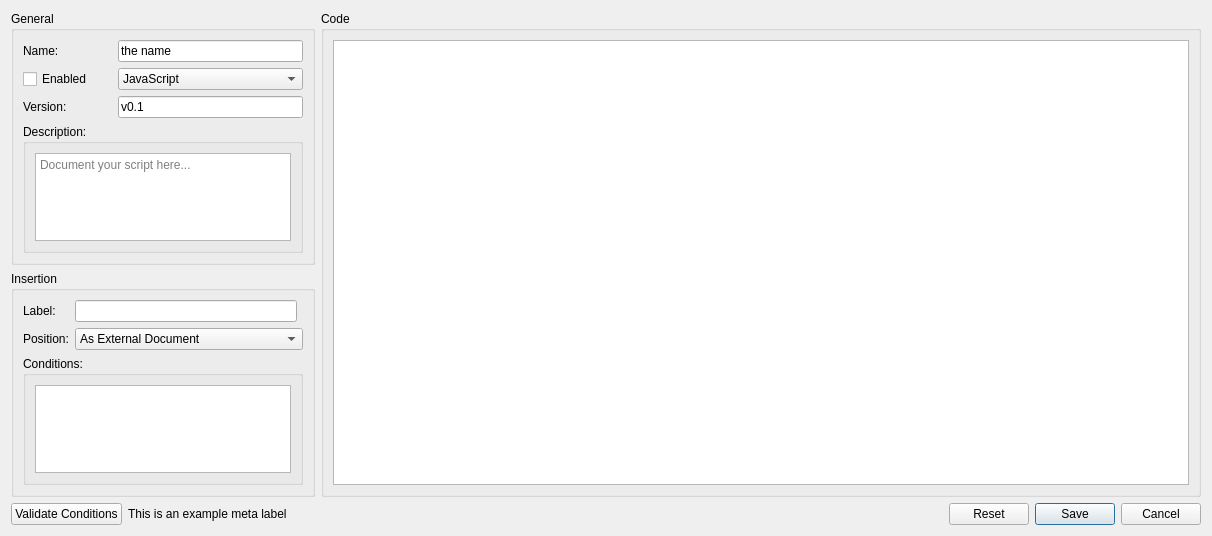
<?xml version="1.0" encoding="UTF-8"?>
<ui version="4.0">
 <class>ScriptConfig</class>
 <widget class="QWidget" name="ScriptConfig">
  <property name="geometry">
   <rect>
    <x>0</x>
    <y>0</y>
    <width>1212</width>
    <height>536</height>
   </rect>
  </property>
  <property name="windowTitle">
   <string>Form</string>
  </property>
  <layout class="QGridLayout" name="gridLayout_2">
   <item row="4" column="0">
    <widget class="QPushButton" name="validateButton">
     <property name="sizePolicy">
      <sizepolicy hsizetype="Fixed" vsizetype="Fixed">
       <horstretch>0</horstretch>
       <verstretch>0</verstretch>
      </sizepolicy>
     </property>
     <property name="text">
      <string>Validate Conditions</string>
     </property>
    </widget>
   </item>
   <item row="1" column="0" colspan="3">
    <widget class="QGroupBox" name="scriptConditions">
     <property name="toolTip">
      <string>&lt;html&gt;&lt;head/&gt;&lt;body&gt;&lt;p&gt;&lt;br/&gt;&lt;/p&gt;&lt;/body&gt;&lt;/html&gt;</string>
     </property>
     <property name="title">
      <string>Insertion</string>
     </property>
     <layout class="QGridLayout" name="gridLayout_3">
      <item row="4" column="1" rowspan="2" colspan="3">
       <widget class="QGroupBox" name="conditionsGroupBox">
        <property name="title">
         <string>Conditions:</string>
        </property>
        <property name="flat">
         <bool>true</bool>
        </property>
        <layout class="QGridLayout" name="gridLayout_5">
         <item row="0" column="0">
          <widget class="QPlainTextEdit" name="conditionsTextEdit">
           <property name="plainText">
            <string/>
           </property>
           <property name="placeholderText">
            <string>This field governs the insertion of the script into the template. It must contain valid JSON.</string>
           </property>
          </widget>
         </item>
        </layout>
       </widget>
      </item>
      <item row="1" column="2" colspan="2">
       <widget class="QComboBox" name="positionComboBox">
        <item>
         <property name="text">
          <string>As External Document</string>
         </property>
        </item>
        <item>
         <property name="text">
          <string>Document Head</string>
         </property>
        </item>
        <item>
         <property name="text">
          <string>Document Body</string>
         </property>
        </item>
        <item>
         <property name="text">
          <string>Into Template</string>
         </property>
        </item>
       </widget>
      </item>
      <item row="1" column="1">
       <widget class="QLabel" name="positionLabel">
        <property name="text">
         <string>Position:</string>
        </property>
       </widget>
      </item>
      <item row="0" column="1">
       <widget class="QLabel" name="labelLabel">
        <property name="text">
         <string>Label:</string>
        </property>
       </widget>
      </item>
      <item row="0" column="2">
       <widget class="QLineEdit" name="labelLineEdit"/>
      </item>
     </layout>
    </widget>
   </item>
   <item row="0" column="0" colspan="3">
    <widget class="QGroupBox" name="generalOptions">
     <property name="toolTip">
      <string>&lt;html&gt;&lt;head/&gt;&lt;body&gt;&lt;p&gt;&lt;br/&gt;&lt;/p&gt;&lt;/body&gt;&lt;/html&gt;</string>
     </property>
     <property name="title">
      <string>General</string>
     </property>
     <layout class="QGridLayout" name="gridLayout">
      <item row="8" column="0">
       <widget class="QLabel" name="label">
        <property name="text">
         <string>Version:</string>
        </property>
       </widget>
      </item>
      <item row="8" column="1" colspan="2">
       <widget class="QLineEdit" name="versionLineEdit">
        <property name="text">
         <string>v0.1</string>
        </property>
       </widget>
      </item>
      <item row="0" column="0">
       <widget class="QLabel" name="nameLabel">
        <property name="text">
         <string>Name:</string>
        </property>
       </widget>
      </item>
      <item row="1" column="1" colspan="2">
       <widget class="QComboBox" name="typeComboBox">
        <item>
         <property name="text">
          <string>JavaScript</string>
         </property>
        </item>
        <item>
         <property name="text">
          <string>ES Module</string>
         </property>
        </item>
        <item>
         <property name="text">
          <string>CSS</string>
         </property>
        </item>
       </widget>
      </item>
      <item row="9" column="0" colspan="3">
       <widget class="QGroupBox" name="groupBox">
        <property name="title">
         <string>Description:</string>
        </property>
        <property name="flat">
         <bool>true</bool>
        </property>
        <layout class="QHBoxLayout" name="horizontalLayout">
         <item>
          <widget class="QPlainTextEdit" name="descriptionTextEdit">
           <property name="placeholderText">
            <string>Document your script here...</string>
           </property>
          </widget>
         </item>
        </layout>
       </widget>
      </item>
      <item row="0" column="1" colspan="2">
       <widget class="QLineEdit" name="nameLineEdit">
        <property name="text">
         <string>the name</string>
        </property>
       </widget>
      </item>
      <item row="1" column="0">
       <widget class="QCheckBox" name="enableScriptCheckBox">
        <property name="toolTip">
         <string>&lt;html&gt;&lt;head/&gt;&lt;body&gt;&lt;p&gt;Advanced feature. Check this if you want to treat the content of the &amp;quot;Open Delimiter&amp;quot;, &amp;quot;Close Delimiter&amp;quot;, and &amp;quot;Field separator&amp;quot; as regular expressions.&lt;/p&gt;&lt;/body&gt;&lt;/html&gt;</string>
        </property>
        <property name="text">
         <string>Enabled</string>
        </property>
       </widget>
      </item>
     </layout>
    </widget>
   </item>
   <item row="4" column="1" colspan="3">
    <widget class="QLabel" name="metaLabel">
     <property name="text">
      <string>This is an example meta label</string>
     </property>
     <property name="wordWrap">
      <bool>true</bool>
     </property>
    </widget>
   </item>
   <item row="4" column="6">
    <widget class="QPushButton" name="saveButton">
     <property name="sizePolicy">
      <sizepolicy hsizetype="Fixed" vsizetype="Fixed">
       <horstretch>0</horstretch>
       <verstretch>0</verstretch>
      </sizepolicy>
     </property>
     <property name="text">
      <string>Save</string>
     </property>
     <property name="autoDefault">
      <bool>true</bool>
     </property>
     <property name="default">
      <bool>true</bool>
     </property>
    </widget>
   </item>
   <item row="4" column="7">
    <widget class="QPushButton" name="cancelButton">
     <property name="sizePolicy">
      <sizepolicy hsizetype="Maximum" vsizetype="Fixed">
       <horstretch>0</horstretch>
       <verstretch>0</verstretch>
      </sizepolicy>
     </property>
     <property name="text">
      <string>Cancel</string>
     </property>
    </widget>
   </item>
   <item row="0" column="3" rowspan="2" colspan="5">
    <widget class="QGroupBox" name="statementsForInsertion">
     <property name="sizePolicy">
      <sizepolicy hsizetype="Preferred" vsizetype="Preferred">
       <horstretch>2</horstretch>
       <verstretch>0</verstretch>
      </sizepolicy>
     </property>
     <property name="toolTip">
      <string>&lt;html&gt;&lt;head/&gt;&lt;body&gt;&lt;p&gt;&lt;br/&gt;&lt;/p&gt;&lt;/body&gt;&lt;/html&gt;</string>
     </property>
     <property name="title">
      <string>Code</string>
     </property>
     <layout class="QGridLayout" name="gridLayout_4">
      <item row="0" column="0" colspan="2">
       <widget class="QPlainTextEdit" name="codeTextEdit">
        <property name="sizePolicy">
         <sizepolicy hsizetype="Expanding" vsizetype="Expanding">
          <horstretch>0</horstretch>
          <verstretch>0</verstretch>
         </sizepolicy>
        </property>
       </widget>
      </item>
     </layout>
    </widget>
   </item>
   <item row="4" column="5">
    <widget class="QPushButton" name="resetButton">
     <property name="enabled">
      <bool>true</bool>
     </property>
     <property name="sizePolicy">
      <sizepolicy hsizetype="Fixed" vsizetype="Fixed">
       <horstretch>0</horstretch>
       <verstretch>0</verstretch>
      </sizepolicy>
     </property>
     <property name="text">
      <string>Reset</string>
     </property>
     <property name="default">
      <bool>false</bool>
     </property>
     <property name="flat">
      <bool>false</bool>
     </property>
    </widget>
   </item>
  </layout>
 </widget>
 <resources/>
 <connections/>
</ui>
